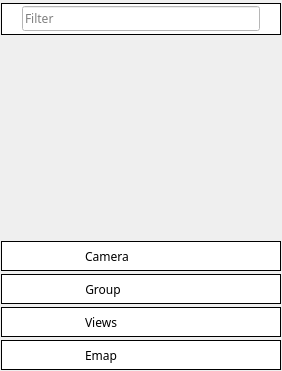
<?xml version="1.0" encoding="UTF-8"?>
<ui version="4.0">
 <class>VSCVidList</class>
 <widget class="QWidget" name="VSCVidList">
  <property name="geometry">
   <rect>
    <x>0</x>
    <y>0</y>
    <width>282</width>
    <height>371</height>
   </rect>
  </property>
  <property name="sizePolicy">
   <sizepolicy hsizetype="Preferred" vsizetype="Preferred">
    <horstretch>0</horstretch>
    <verstretch>0</verstretch>
   </sizepolicy>
  </property>
  <property name="minimumSize">
   <size>
    <width>280</width>
    <height>0</height>
   </size>
  </property>
  <property name="maximumSize">
   <size>
    <width>16777215</width>
    <height>16777215</height>
   </size>
  </property>
  <property name="font">
   <font>
    <family>나눔스퀘어_ac</family>
   </font>
  </property>
  <property name="windowTitle">
   <string/>
  </property>
  <property name="styleSheet">
   <string notr="true"/>
  </property>
  <layout class="QVBoxLayout" name="verticalLayout">
   <property name="spacing">
    <number>3</number>
   </property>
   <property name="leftMargin">
    <number>1</number>
   </property>
   <property name="topMargin">
    <number>3</number>
   </property>
   <property name="rightMargin">
    <number>1</number>
   </property>
   <property name="bottomMargin">
    <number>1</number>
   </property>
   <item>
    <widget class="QFrame" name="FrameFilter">
     <property name="minimumSize">
      <size>
       <width>280</width>
       <height>32</height>
      </size>
     </property>
     <property name="maximumSize">
      <size>
       <width>280</width>
       <height>32</height>
      </size>
     </property>
     <property name="baseSize">
      <size>
       <width>280</width>
       <height>30</height>
      </size>
     </property>
     <property name="font">
      <font>
       <family>나눔스퀘어_ac</family>
      </font>
     </property>
     <property name="layoutDirection">
      <enum>Qt::LeftToRight</enum>
     </property>
     <property name="autoFillBackground">
      <bool>false</bool>
     </property>
     <property name="styleSheet">
      <string notr="true">background-color: rgb(255,255,255);</string>
     </property>
     <property name="frameShape">
      <enum>QFrame::Box</enum>
     </property>
     <property name="frameShadow">
      <enum>QFrame::Plain</enum>
     </property>
     <property name="lineWidth">
      <number>1</number>
     </property>
     <property name="midLineWidth">
      <number>0</number>
     </property>
     <layout class="QHBoxLayout" name="horizontalLayout_4">
      <property name="spacing">
       <number>0</number>
      </property>
      <property name="leftMargin">
       <number>0</number>
      </property>
      <property name="topMargin">
       <number>0</number>
      </property>
      <property name="rightMargin">
       <number>0</number>
      </property>
      <property name="bottomMargin">
       <number>0</number>
      </property>
      <item>
       <widget class="QWidget" name="widget_2" native="true">
        <property name="minimumSize">
         <size>
          <width>20</width>
          <height>20</height>
         </size>
        </property>
        <property name="maximumSize">
         <size>
          <width>20</width>
          <height>20</height>
         </size>
        </property>
        <property name="baseSize">
         <size>
          <width>0</width>
          <height>0</height>
         </size>
        </property>
        <property name="font">
         <font>
          <family>나눔스퀘어_ac</family>
         </font>
        </property>
        <property name="toolTip">
         <string extracomment="아래의 목록 중에서 찾고자 하는 검색 대상만을 나타냅니다.">Show only the search target you want to find from the list below.</string>
        </property>
        <property name="layoutDirection">
         <enum>Qt::LeftToRight</enum>
        </property>
        <property name="autoFillBackground">
         <bool>false</bool>
        </property>
        <property name="styleSheet">
         <string notr="true">image: url(:/action/resources/search.png);</string>
        </property>
       </widget>
      </item>
      <item>
       <widget class="QLineEdit" name="filterText">
        <property name="font">
         <font>
          <family>나눔스퀘어_ac</family>
         </font>
        </property>
        <property name="text">
         <string/>
        </property>
        <property name="frame">
         <bool>true</bool>
        </property>
        <property name="placeholderText">
         <string>Filter</string>
        </property>
       </widget>
      </item>
      <item>
       <widget class="QPushButton" name="pbFilterCancel">
        <property name="minimumSize">
         <size>
          <width>20</width>
          <height>20</height>
         </size>
        </property>
        <property name="maximumSize">
         <size>
          <width>20</width>
          <height>20</height>
         </size>
        </property>
        <property name="font">
         <font>
          <family>나눔스퀘어_ac</family>
         </font>
        </property>
        <property name="styleSheet">
         <string notr="true">QPushButton:hover {
border:none;
color:white;
background-color: rgb(85, 170, 255);}
QPushButton:pressed {
background-color: rgb(200, 200, 200);}</string>
        </property>
        <property name="text">
         <string/>
        </property>
        <property name="icon">
         <iconset resource="vscmainwindows.qrc">
          <normaloff>:/action/resources/cancel.png</normaloff>:/action/resources/cancel.png</iconset>
        </property>
        <property name="iconSize">
         <size>
          <width>30</width>
          <height>30</height>
         </size>
        </property>
        <property name="flat">
         <bool>true</bool>
        </property>
       </widget>
      </item>
     </layout>
    </widget>
   </item>
   <item>
    <widget class="QWidget" name="ListWidget" native="true">
     <property name="enabled">
      <bool>true</bool>
     </property>
    </widget>
   </item>
   <item>
    <widget class="VSCVidListFrame" name="pbCamera">
     <property name="enabled">
      <bool>true</bool>
     </property>
     <property name="minimumSize">
      <size>
       <width>280</width>
       <height>30</height>
      </size>
     </property>
     <property name="maximumSize">
      <size>
       <width>280</width>
       <height>30</height>
      </size>
     </property>
     <property name="font">
      <font>
       <family>나눔스퀘어_ac</family>
      </font>
     </property>
     <property name="focusPolicy">
      <enum>Qt::NoFocus</enum>
     </property>
     <property name="autoFillBackground">
      <bool>false</bool>
     </property>
     <property name="styleSheet">
      <string notr="true">background-color: rgb(255,255,255);</string>
     </property>
     <property name="frameShape">
      <enum>QFrame::Box</enum>
     </property>
     <property name="frameShadow">
      <enum>QFrame::Plain</enum>
     </property>
     <property name="lineWidth">
      <number>1</number>
     </property>
     <layout class="QHBoxLayout" name="horizontalLayout_5" stretch="0,0,0">
      <property name="spacing">
       <number>10</number>
      </property>
      <property name="leftMargin">
       <number>45</number>
      </property>
      <property name="topMargin">
       <number>0</number>
      </property>
      <property name="rightMargin">
       <number>0</number>
      </property>
      <property name="bottomMargin">
       <number>0</number>
      </property>
      <item>
       <widget class="QWidget" name="widget_5" native="true">
        <property name="minimumSize">
         <size>
          <width>28</width>
          <height>28</height>
         </size>
        </property>
        <property name="maximumSize">
         <size>
          <width>28</width>
          <height>28</height>
         </size>
        </property>
        <property name="font">
         <font>
          <family>나눔스퀘어_ac</family>
         </font>
        </property>
        <property name="autoFillBackground">
         <bool>false</bool>
        </property>
        <property name="styleSheet">
         <string notr="true">image: url(:/device/resources/camera.png);</string>
        </property>
       </widget>
      </item>
      <item>
       <widget class="QLabel" name="lbRecorder_4">
        <property name="enabled">
         <bool>true</bool>
        </property>
        <property name="sizePolicy">
         <sizepolicy hsizetype="Preferred" vsizetype="Preferred">
          <horstretch>0</horstretch>
          <verstretch>0</verstretch>
         </sizepolicy>
        </property>
        <property name="minimumSize">
         <size>
          <width>0</width>
          <height>0</height>
         </size>
        </property>
        <property name="maximumSize">
         <size>
          <width>16777215</width>
          <height>16777215</height>
         </size>
        </property>
        <property name="font">
         <font>
          <family>나눔스퀘어_ac</family>
         </font>
        </property>
        <property name="autoFillBackground">
         <bool>false</bool>
        </property>
        <property name="styleSheet">
         <string notr="true"/>
        </property>
        <property name="frameShape">
         <enum>QFrame::NoFrame</enum>
        </property>
        <property name="frameShadow">
         <enum>QFrame::Plain</enum>
        </property>
        <property name="lineWidth">
         <number>0</number>
        </property>
        <property name="midLineWidth">
         <number>0</number>
        </property>
        <property name="text">
         <string>Camera</string>
        </property>
        <property name="textFormat">
         <enum>Qt::AutoText</enum>
        </property>
        <property name="alignment">
         <set>Qt::AlignCenter</set>
        </property>
        <property name="wordWrap">
         <bool>false</bool>
        </property>
        <property name="indent">
         <number>-1</number>
        </property>
        <property name="openExternalLinks">
         <bool>false</bool>
        </property>
       </widget>
      </item>
      <item>
       <spacer name="horizontalSpacer_4">
        <property name="orientation">
         <enum>Qt::Horizontal</enum>
        </property>
        <property name="sizeHint" stdset="0">
         <size>
          <width>40</width>
          <height>20</height>
         </size>
        </property>
       </spacer>
      </item>
     </layout>
    </widget>
   </item>
   <item>
    <widget class="VSCVidListFrame" name="pbGroup">
     <property name="minimumSize">
      <size>
       <width>280</width>
       <height>30</height>
      </size>
     </property>
     <property name="maximumSize">
      <size>
       <width>280</width>
       <height>30</height>
      </size>
     </property>
     <property name="font">
      <font>
       <family>나눔스퀘어_ac</family>
      </font>
     </property>
     <property name="styleSheet">
      <string notr="true">background-color: rgb(255,255,255);</string>
     </property>
     <property name="frameShape">
      <enum>QFrame::Box</enum>
     </property>
     <property name="frameShadow">
      <enum>QFrame::Plain</enum>
     </property>
     <property name="lineWidth">
      <number>1</number>
     </property>
     <layout class="QHBoxLayout" name="horizontalLayout">
      <property name="spacing">
       <number>10</number>
      </property>
      <property name="leftMargin">
       <number>45</number>
      </property>
      <property name="topMargin">
       <number>0</number>
      </property>
      <property name="rightMargin">
       <number>0</number>
      </property>
      <property name="bottomMargin">
       <number>0</number>
      </property>
      <item>
       <widget class="QWidget" name="widget_4" native="true">
        <property name="minimumSize">
         <size>
          <width>28</width>
          <height>28</height>
         </size>
        </property>
        <property name="maximumSize">
         <size>
          <width>28</width>
          <height>28</height>
         </size>
        </property>
        <property name="font">
         <font>
          <family>나눔스퀘어_ac</family>
         </font>
        </property>
        <property name="autoFillBackground">
         <bool>false</bool>
        </property>
        <property name="styleSheet">
         <string notr="true">image: url(:/device/resources/camgroup.png);</string>
        </property>
       </widget>
      </item>
      <item>
       <widget class="QLabel" name="lbRecorder">
        <property name="font">
         <font>
          <family>나눔스퀘어_ac</family>
         </font>
        </property>
        <property name="styleSheet">
         <string notr="true"/>
        </property>
        <property name="frameShape">
         <enum>QFrame::Panel</enum>
        </property>
        <property name="frameShadow">
         <enum>QFrame::Plain</enum>
        </property>
        <property name="lineWidth">
         <number>0</number>
        </property>
        <property name="text">
         <string>Group</string>
        </property>
        <property name="textFormat">
         <enum>Qt::AutoText</enum>
        </property>
        <property name="alignment">
         <set>Qt::AlignCenter</set>
        </property>
       </widget>
      </item>
      <item>
       <spacer name="horizontalSpacer">
        <property name="orientation">
         <enum>Qt::Horizontal</enum>
        </property>
        <property name="sizeHint" stdset="0">
         <size>
          <width>40</width>
          <height>20</height>
         </size>
        </property>
       </spacer>
      </item>
     </layout>
    </widget>
   </item>
   <item>
    <widget class="VSCVidListFrame" name="pbView">
     <property name="minimumSize">
      <size>
       <width>280</width>
       <height>30</height>
      </size>
     </property>
     <property name="maximumSize">
      <size>
       <width>280</width>
       <height>30</height>
      </size>
     </property>
     <property name="font">
      <font>
       <family>나눔스퀘어_ac</family>
      </font>
     </property>
     <property name="styleSheet">
      <string notr="true">background-color: rgb(255,255,255);</string>
     </property>
     <property name="frameShape">
      <enum>QFrame::Box</enum>
     </property>
     <property name="lineWidth">
      <number>1</number>
     </property>
     <layout class="QHBoxLayout" name="horizontalLayout_2">
      <property name="spacing">
       <number>10</number>
      </property>
      <property name="leftMargin">
       <number>45</number>
      </property>
      <property name="topMargin">
       <number>0</number>
      </property>
      <property name="rightMargin">
       <number>0</number>
      </property>
      <property name="bottomMargin">
       <number>0</number>
      </property>
      <item>
       <widget class="QWidget" name="widget" native="true">
        <property name="minimumSize">
         <size>
          <width>28</width>
          <height>28</height>
         </size>
        </property>
        <property name="maximumSize">
         <size>
          <width>28</width>
          <height>28</height>
         </size>
        </property>
        <property name="font">
         <font>
          <family>나눔스퀘어_ac</family>
         </font>
        </property>
        <property name="styleSheet">
         <string notr="true">image: url(:/device/resources/view.png);</string>
        </property>
       </widget>
      </item>
      <item>
       <widget class="QLabel" name="lbRecorder_2">
        <property name="font">
         <font>
          <family>나눔스퀘어_ac</family>
         </font>
        </property>
        <property name="styleSheet">
         <string notr="true"/>
        </property>
        <property name="text">
         <string>Views</string>
        </property>
        <property name="alignment">
         <set>Qt::AlignCenter</set>
        </property>
       </widget>
      </item>
      <item>
       <spacer name="horizontalSpacer_2">
        <property name="orientation">
         <enum>Qt::Horizontal</enum>
        </property>
        <property name="sizeHint" stdset="0">
         <size>
          <width>40</width>
          <height>20</height>
         </size>
        </property>
       </spacer>
      </item>
     </layout>
    </widget>
   </item>
   <item>
    <widget class="VSCVidListFrame" name="pbEmap">
     <property name="minimumSize">
      <size>
       <width>280</width>
       <height>30</height>
      </size>
     </property>
     <property name="maximumSize">
      <size>
       <width>280</width>
       <height>30</height>
      </size>
     </property>
     <property name="font">
      <font>
       <family>나눔스퀘어_ac</family>
      </font>
     </property>
     <property name="styleSheet">
      <string notr="true">background-color: rgb(255,255,255);</string>
     </property>
     <property name="frameShape">
      <enum>QFrame::Box</enum>
     </property>
     <property name="lineWidth">
      <number>1</number>
     </property>
     <layout class="QHBoxLayout" name="horizontalLayout_3">
      <property name="spacing">
       <number>10</number>
      </property>
      <property name="leftMargin">
       <number>45</number>
      </property>
      <property name="topMargin">
       <number>0</number>
      </property>
      <property name="rightMargin">
       <number>0</number>
      </property>
      <property name="bottomMargin">
       <number>0</number>
      </property>
      <item>
       <widget class="QFrame" name="frame_4">
        <property name="minimumSize">
         <size>
          <width>28</width>
          <height>28</height>
         </size>
        </property>
        <property name="maximumSize">
         <size>
          <width>28</width>
          <height>28</height>
         </size>
        </property>
        <property name="font">
         <font>
          <family>나눔스퀘어_ac</family>
         </font>
        </property>
        <property name="styleSheet">
         <string notr="true">image: url(:/action/resources/map.png);</string>
        </property>
        <property name="frameShape">
         <enum>QFrame::NoFrame</enum>
        </property>
        <property name="frameShadow">
         <enum>QFrame::Plain</enum>
        </property>
        <property name="lineWidth">
         <number>0</number>
        </property>
       </widget>
      </item>
      <item>
       <widget class="QLabel" name="lbRecorder_3">
        <property name="font">
         <font>
          <family>나눔스퀘어_ac</family>
         </font>
        </property>
        <property name="styleSheet">
         <string notr="true"/>
        </property>
        <property name="text">
         <string>Emap</string>
        </property>
        <property name="alignment">
         <set>Qt::AlignCenter</set>
        </property>
       </widget>
      </item>
      <item>
       <spacer name="horizontalSpacer_3">
        <property name="orientation">
         <enum>Qt::Horizontal</enum>
        </property>
        <property name="sizeHint" stdset="0">
         <size>
          <width>40</width>
          <height>20</height>
         </size>
        </property>
       </spacer>
      </item>
     </layout>
    </widget>
   </item>
  </layout>
 </widget>
 <layoutdefault spacing="0" margin="0"/>
 <customwidgets>
  <customwidget>
   <class>VSCVidListFrame</class>
   <extends>QFrame</extends>
   <header>vscvidlistframe.h</header>
   <container>1</container>
  </customwidget>
 </customwidgets>
 <resources>
  <include location="vscmainwindows.qrc"/>
 </resources>
 <connections/>
</ui>
